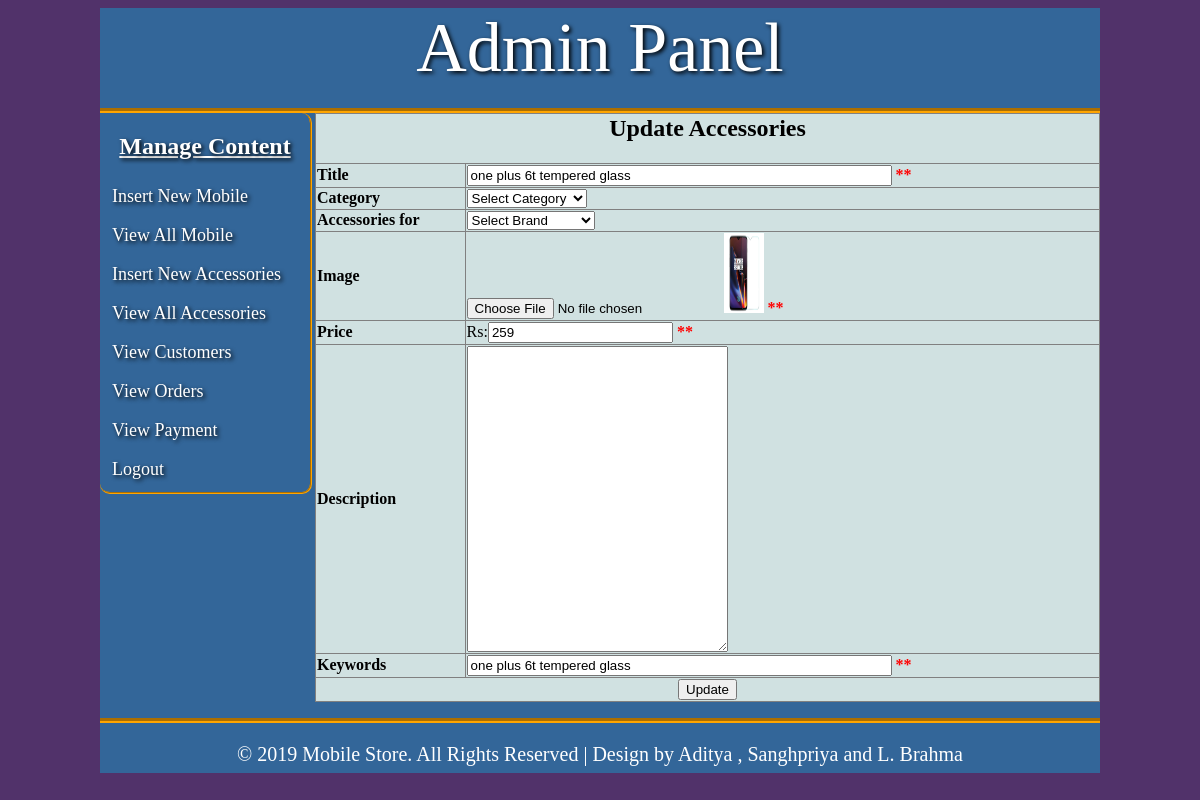
The app's page /admin_area/index.php?edit_acc=7 (signed in) with its own data.
### tables this page shows
CREATE TABLE `accessories` (
  `acc_id` int(10) NOT NULL,
  `acc_cat` int(255) NOT NULL,
  `acc_prod` int(255) NOT NULL,
  `acc_title` varchar(255) NOT NULL,
  `acc_price` int(100) NOT NULL,
  `acc_quantity` int(255) NOT NULL,
  `acc_desc` text NOT NULL,
  `acc_image` text NOT NULL,
  `acc_keywords` text NOT NULL
);

### web/admin_area/edit_acc.php (the view, shortened to what this page needs)
<!DOCTYPE HTML>
<?php
    if(!isset($_SESSION['user_email'])){
  	echo "<script> window.open('login.php?not_admin=You are not Admin','_self')</script>";
    }
    else
   {
	include("includes/db.php");
	if(isset($_GET['edit_acc'])){
	  $get_id=$_GET['edit_acc'];
	  $get_acc="select * from accessories where acc_id='$get_id'";
	 $run_acc=mysqli_query($con,$get_acc);
	$row_acc=mysqli_fetch_array($run_acc);
	 	$acc_title=$row_acc['acc_title'];
	 	$acc_image=$row_acc['acc_image'];
	 	$acc_price=$row_acc['acc_price'];
	 	$acc_desc=$row_acc['acc_desc'];
	 	$acc_keywords=$row_acc['acc_keywords'];
	 }
?>
<html>
	<head>
	</head>
	<body>
	<form action="" method="post" enctype="multipart/form-data">
		<table align="center" width="785px" bgcolor="#d0e1e1" border="1" >
					<tr align="center">
						<td colspan="2"><h2 >Update Accessories</h2></td>
					</tr>
					<tr>
						<td align="left" ><b>Title</b></td>
						<td><input type="text" name="acc_title" size="50" value="<?php echo $acc_title; ?>"/>
							<b style="color: red"> **</b>
						</td>
					</tr>
					<tr>
						<td align="left"><b>Category<b></td>
						<td>
							<select name="acc_cat" >
							 <option>Select Category</option>
				          </select>
				       </td>
			       </tr>
			<tr>
				<td align="left"><b>Accessories for</b></td>
				<td>
					<select name="acc_brand" >
					  <option>Select Brand</option>
				    </select>
			   </td>
			</tr>
			<tr>
				<td align="left"><b>Image</b></td>
				<td><input type="file" name="acc_image" value="<?php echo $acc_image; ?>"/> <img src="images/<?php echo $acc_image;?>" width="40" height="80">
					<b style="color: red"> **</b>
				</td>
			</tr>
			<tr>
				<td align="left"><b>Price</b></td>
				<td>Rs:<input type="text" name="acc_price" value="<?php echo $acc_price; ?>"/>
					<b style="color: red"> **</b>
				</td>
			</tr>
			<tr>
				<td align="top"><b>Description</b></td>
				<td><textarea name="product_desc"  cols="30" rows="20" ><?php echo $acc_desc; ?></textarea></td>
			</tr>
			<tr>
				<td align="left"><b>Keywords</b></td>
				<td><input type="text" name="acc_keywords" size="50" value="<?php echo $acc_keywords; ?>"/>
					<b style="color: red"> **</b>
				</td>
			</tr>
			<tr align="center">
				<td colspan="2"><input type="submit" name="update_acc" value="Update"   /></td>
			</tr>
		</table>
	</form>
  </body>
</html>
<?php } ?>

### web/admin_area/css/style.css (style rules this page uses)
table { border-collapse:collapse;border-spacing:0; }
img { max-width:100%; }
body { background-color: #51326a; }

### records on screen
accessories: acc_title "one plus 6t tempered glass", acc_image (picture), acc_price "259", acc_keywords "one plus 6t tempered glass"
